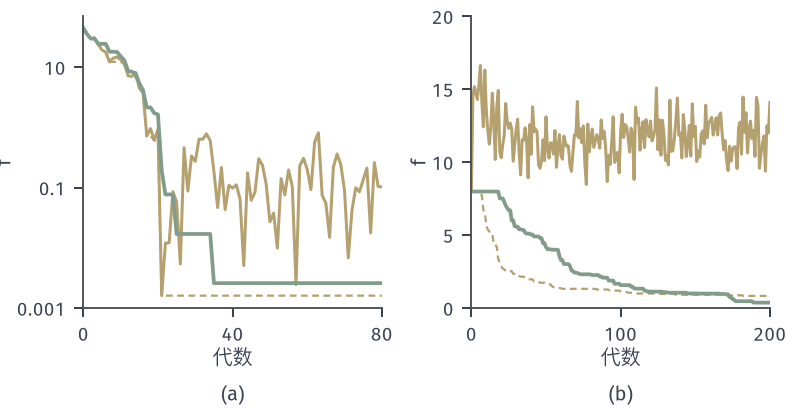

Write Python code to recreate this figure.
from pathlib import Path
import sys
ROOT = next(p for p in Path(__file__).resolve().parents if (p/'build.sh').is_file() and (p/'tex/book.tex').is_file())
sys.path.insert(0, str(ROOT/'figures/00-shared/mathematical-preliminaries-upper/00-shared/comprehension-figures'))
from support import figure, save, BLUE, GREEN, YELLOW, RED, PURPLE, INK, MUTED, GRID, BLUE_FILL, GREEN_FILL, YELLOW_FILL, RED_FILL, PURPLE_FILL
import numpy as np
HERE = Path(__file__).resolve().parent
STROKE = '#4C4D4F'
def panel(fig, left, right, top, bottom, wspace=.25):
    fig.set_layout_engine(None)
    fig.subplots_adjust(left=left, right=right, top=top, bottom=bottom, wspace=wspace)
def tags(fig, axes):
    for ax, s in zip(axes, ('(a)', '(b)', '(c)', '(d)')):
        p = ax.get_position(); fig.text((p.x0+p.x1)/2, .015, s, ha='center', va='bottom')
def rastrigin(X, Y): return 20+X**2+Y**2-10*np.cos(2*np.pi*X)-10*np.cos(2*np.pi*Y)
# 保留亲代与整代替换，固定 sigma。(a) f=(x1^2+9x2^2)/2，sigma=0.5，lambda=5；(b) 二维 Rastrigin，sigma=0.45，lambda=5
quad=lambda x:(x[...,0]**2+9*x[...,1]**2)/2
ras=lambda x:rastrigin(x[...,0],x[...,1])
def run(F,x0,sig,G,plus,seed,lam=5):
    rng=np.random.default_rng(seed); x=np.array(x0,float); fx=float(F(x)); tr=[fx]
    for g in range(G):
        y=x+sig*rng.standard_normal((lam,2)); fy=F(y); i=int(np.argmin(fy))
        if (not plus) or fy[i]<=fx: x,fx=y[i],float(fy[i])
        tr.append(fx)
    return np.array(tr)
fig,axes=figure(width_mm=112,height_mm=58,ncols=2); panel(fig,.105,.97,.96,.25,.3)
a=axes[0]; p=run(quad,(9,1),.5,80,True,3); c=run(quad,(9,1),.5,80,False,3); c2=np.minimum.accumulate(c)
a.plot(c,color=YELLOW,lw=1.2); a.plot(c2,color=YELLOW,lw=.9,ls=(0,(3,2))); a.plot(p,color=GREEN,lw=1.5); a.set_yscale('log'); a.set_xlim(0,80); a.set_ylim(1e-3,70); a.set_xticks([0,40,80]); a.set_yticks([.001,.1,10]); a.set_yticklabels(['0.001','0.1','10']); a.minorticks_off(); a.set_xlabel('代数',labelpad=1); a.set_ylabel('$f$',labelpad=1)
b=axes[1]; P=[run(ras,(2,2),.45,200,True,s) for s in range(101,141)]; C=[run(ras,(2,2),.45,200,False,s) for s in range(101,141)]
pb=np.median(P,axis=0); cb=np.median([np.minimum.accumulate(x) for x in C],axis=0); cu=np.median(C,axis=0)
b.plot(cu,color=YELLOW,lw=1.2); b.plot(cb,color=YELLOW,lw=.9,ls=(0,(3,2))); b.plot(pb,color=GREEN,lw=1.5); b.set_xlim(0,200); b.set_ylim(0,20); b.set_xticks([0,100,200]); b.set_yticks([0,5,10,15,20]); b.set_xlabel('代数',labelpad=1); b.set_ylabel('$f$ 的中位数'.replace(' 的中位数',''),labelpad=1)
print(pb[-1],cb[-1],cu[-1],p[-1],c[-1],c2[-1])
tags(fig,axes); save(fig,HERE,'figure',{'plus_final_quad':float(p[-1]),'comma_final_quad':float(c[-1]),'median_plus_ras':float(pb[-1]),'median_comma_best_ras':float(cb[-1])})
